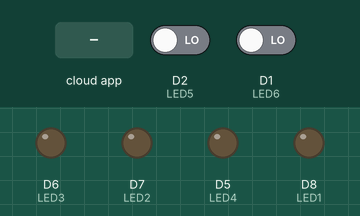
Simulated run of this sketch. Board: ESP8266 (NodeMCU). Shown: output pins drawn as LEDs (lit = HIGH). Inputs (shaded band) come from the test bench; at power-on: D1 (LED6) LOW, D2 (LED5) LOW. WiFi joins after 1.5 s; servers stay silent unless stated; no MQTT or app messages arrive unless stated; what the sketch prints to the serial monitor is not drawn.

Above: at 2.7 s.
2.8 s: the phone or cloud app sets PB1 to yellow
At 3.2 s:
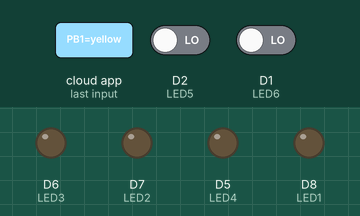
4.4 s: D1 (LED6) driven HIGH
At 4.96 s:
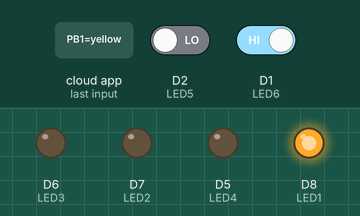
6.5 s: the phone or cloud app sets PB3 to yellow
At 7.15 s:
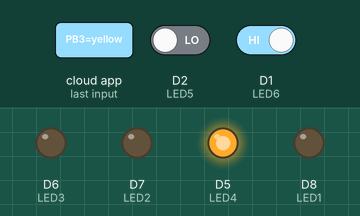
Timing chart, 0 to 29.2 s (numbered marks = the images above; inputs shaded):
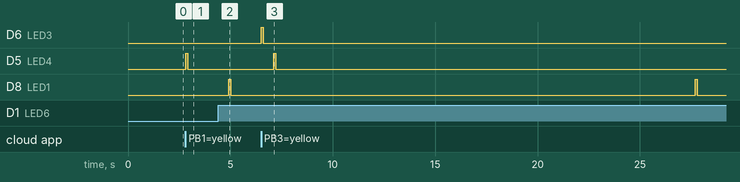

Measured:
- after the input at 2.8 s, D5 (LED4): LOW → HIGH at once, → LOW 0.10 s later
- after the input at 4.4 s, D8 (LED1): LOW → HIGH after 0.52 s, → LOW 0.10 s later
- after the input at 6.5 s, D6 (LED3): LOW → HIGH at once, → LOW 0.10 s later; D5 (LED4): LOW → HIGH after 0.61 s, → LOW 0.10 s later; D8 (LED1): LOW → HIGH after 21.2 s, → LOW 0.10 s later

The sketch:

esp8266-saeco-intelia-mqtt.ino
```cpp
#include <ESP8266WiFi.h>
#include "Adafruit_MQTT.h"
#include "Adafruit_MQTT_Client.h"
#include <ArduinoOTA.h>

// WIFI
#define WLAN_SSID       "ssid"
#define WLAN_PASS       "pass"

WiFiClient client;

//MQTT SERVER
#define AIO_SERVER      "mqttserver"
#define AIO_SERVERPORT  1883
#define AIO_USERNAME    "mqttuser"
#define AIO_KEY         "mqttpass"

Adafruit_MQTT_Client mqtt(&client, AIO_SERVER, AIO_SERVERPORT, AIO_USERNAME, AIO_KEY);
Adafruit_MQTT_Publish cm_status = Adafruit_MQTT_Publish(&mqtt, "stat/coffee_maker/STATUS");
Adafruit_MQTT_Publish cm_log = Adafruit_MQTT_Publish(&mqtt, "stat/coffee_maker/LOG");
Adafruit_MQTT_Subscribe PB1 = Adafruit_MQTT_Subscribe(&mqtt, "cmnd/coffee_maker/PB1"); //small coffee button
Adafruit_MQTT_Subscribe PB2 = Adafruit_MQTT_Subscribe(&mqtt, "cmnd/coffee_maker/PB2"); //large coffee button
Adafruit_MQTT_Subscribe PB3 = Adafruit_MQTT_Subscribe(&mqtt, "cmnd/coffee_maker/PB3"); //tea water button
Adafruit_MQTT_Subscribe PB4 = Adafruit_MQTT_Subscribe(&mqtt, "cmnd/coffee_maker/PB4"); //on off button

//PIN DEFINITION
#define LED1 D8 //small coffee button
#define LED2 D7 //large coffee button
#define LED3 D6 //tea water button
#define LED4 D5 //on off button

#define LED5 D2 //red status led
#define LED6 D1 //green status led

// VARIABLES TO DETECT STATUS CHANGES
String status_string = "";
String previous_status = "";
//bool status_changed = false;

// ROUTINE TO CONNECT TO MQTT SERVER
void MQTT_connect() {
  int8_t ret;

  // Stop if already connected.
  if (mqtt.connected()) {
    return;
  }

  Serial.print("Connecting to MQTT... ");

  uint8_t retries = 3;
  while ((ret = mqtt.connect()) != 0) { // connect will return 0 for connected
       Serial.println(mqtt.connectErrorString(ret));
       Serial.println("Retrying MQTT connection in 5 seconds...");
       mqtt.disconnect();
       delay(5000);  // wait 5 seconds
       retries--;
       if (retries == 0) {
         // basically die and wait for WDT to reset me
         while (1);
       }
  }
  Serial.println("MQTT connected!");
}

void setup() {
  Serial.begin(9600);
  Serial.println(F("Saeco Coffee Maker Wifi Hack"));

  // Connect to WiFi access point.
  Serial.print("Connecting to ");
  Serial.print(WLAN_SSID);
  WiFi.hostname("coffee-controller");
  wifi_station_set_hostname("coffee-controller");
  WiFi.begin(WLAN_SSID, WLAN_PASS);
  while (WiFi.status() != WL_CONNECTED) {
    delay(500);
    Serial.print(".");
  }
  Serial.println();
  Serial.println("WiFi connected");
  Serial.println("IP address: ");
  Serial.println(WiFi.localIP());

  ArduinoOTA.onStart([]() {
    String type;
    if (ArduinoOTA.getCommand() == U_FLASH) {
      type = "sketch";
    } else { // U_SPIFFS
      type = "filesystem";
    }

    // NOTE: if updating SPIFFS this would be the place to unmount SPIFFS using SPIFFS.end()
    Serial.println("Start updating " + type);
  });
  ArduinoOTA.onEnd([]() {
    Serial.println("\nEnd");
  });
  ArduinoOTA.onProgress([](unsigned int progress, unsigned int total) {
    Serial.printf("Progress: %u%%\r", (progress / (total / 100)));
  });
  ArduinoOTA.onError([](ota_error_t error) {
    Serial.printf("Error[%u]: ", error);
    if (error == OTA_AUTH_ERROR) {
      Serial.println("Auth Failed");
    } else if (error == OTA_BEGIN_ERROR) {
      Serial.println("Begin Failed");
    } else if (error == OTA_CONNECT_ERROR) {
      Serial.println("Connect Failed");
    } else if (error == OTA_RECEIVE_ERROR) {
      Serial.println("Receive Failed");
    } else if (error == OTA_END_ERROR) {
      Serial.println("End Failed");
    }
  });
  ArduinoOTA.begin();

  // Setup MQTT subscriptions
  mqtt.subscribe(&PB1);
  mqtt.subscribe(&PB2);
  mqtt.subscribe(&PB3);
  mqtt.subscribe(&PB4);

  // set up pins for coffee maker push buttons
  pinMode(LED1, OUTPUT);
  pinMode(LED2, OUTPUT);
  pinMode(LED3, OUTPUT);
  pinMode(LED4, OUTPUT);

  //Set up input pins for status LED
  pinMode(LED5, INPUT);
  pinMode(LED6, INPUT);
}

void loop() {
  ArduinoOTA.handle();
  MQTT_connect();
  Adafruit_MQTT_Subscribe *subscription;

  while ((subscription = mqtt.readSubscription(5000))) {
    if (subscription == &PB1) {
      cm_make_product(LED1);
    }
    else if (subscription == &PB2) {
      cm_make_product(LED2);
    }
    else if (subscription == &PB3) {
      cm_make_product(LED3);
      delay(500);
      cm_make_product(LED4); //tea water needs second button press to start...
      delay(500);
      while(cm_get_status() == "yellow") { //might need heating up
        delay(500);
      }
      delay(20000); //count down 10 seconds of tea water
      cm_make_product(LED1); //...and one to stop
    }
    else if (subscription == &PB4) {
      if(strcmp((char *)PB4.lastread, "ON") == 0) {
        cm_on_off(true);
      }
      else if (strcmp((char *)PB4.lastread, "OFF") == 0) {
        cm_on_off(false);
      }
    }
  }

  //read status LEDs & output result
  cm_get_status();
}

String cm_get_status() {
  String status_str = "";
  String mqtt_status_str = "";

  if (digitalRead(LED5) == HIGH && digitalRead(LED6) == HIGH) {
    mqtt_status_str = String("{\"POWER\":\"ON\", \"STATUS\":\"YELLOW\"}");
    status_str = "yellow";
  }
  else if (digitalRead(LED5) == HIGH && digitalRead(LED6) == LOW) {
    mqtt_status_str = String("{\"POWER\":\"ON\", \"STATUS\":\"RED\"}");
    status_str = "red";
  }
  else if (digitalRead(LED5) == LOW && digitalRead(LED6) == HIGH) {
    mqtt_status_str = String("{\"POWER\":\"ON\", \"STATUS\":\"GREEN\"}");
    status_str = "green";
  }
  else if (digitalRead(LED5) == LOW && digitalRead(LED6) == LOW) {
    mqtt_status_str = String("{\"POWER\":\"OFF\", \"STATUS\":\"OFF\"}");
    status_str = "off";
  }

  if (previous_status != status_str) {
    previous_status = status_str;
    Serial.println(mqtt_status_str);
    cm_status.publish(mqtt_status_str.c_str());
  }

  return status_str;
}

void cm_make_product(int button) {
  if(cm_get_status() == "off") {
    cm_log.publish("Switching machine on");
    Serial.println("Switching machine on");
    cm_on_off(true);
    delay(500);
  }

  if(cm_get_status() != "green") {
    cm_log.publish("Cannot fulfill command, machine not ready");
    Serial.println("Cannot fulfill command, machine not ready");
  } else {
    cm_log.publish("Preparing product");
    Serial.println("Preparing product");
    digitalWrite(button, HIGH);
    delay(100);
    digitalWrite(button, LOW);
  }
}

void cm_push_button(int button) {
    digitalWrite(button, HIGH);
    delay(100);
    digitalWrite(button, LOW);
}

void cm_on_off(bool on_or_off) {
  if((on_or_off == true and cm_get_status() == "off") or (on_or_off == false and cm_get_status() != "off")) {
    if(on_or_off == true) {
      cm_log.publish("Switching machine on");
      Serial.println("Switching machine on");
    } else {
      cm_log.publish("Switching machine off");
      Serial.println("Switching machine off");
    }
    digitalWrite(LED4, HIGH);
    delay(100);
    digitalWrite(LED4, LOW);
    cm_get_status();
    if(on_or_off == true) {
      while(cm_get_status() != "green") { //might need heating up
        delay(500);
      }
      cm_get_status();
    }
  }
}
```
